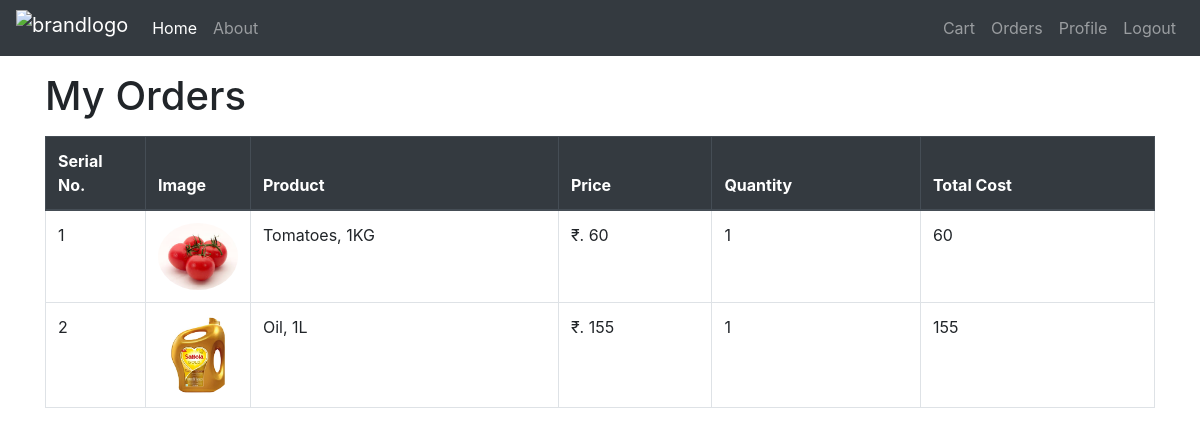
Page /orders/ (signed in) on the committed database.
### store/models/orders.py (models this page shows, shortened)
class Order(models.Model):
    product = models.ForeignKey(Product, on_delete=models.CASCADE)
    customer = models.ForeignKey(Customer, on_delete=models.CASCADE)
    quantity = models.IntegerField()
    price = models.IntegerField()
    date = models.DateField(default=datetime.today)
    address = models.TextField(default='')
    phone = models.CharField(max_length=15, default='')
    @staticmethod
    def getAllOrdersByID(id):
        return Order.objects.filter(customer= id)

### store/models/product.py (models this page shows, shortened)
class Product(models.Model):
    name = models.CharField(max_length=50)
    price = models.IntegerField(default=0)
    category = models.ForeignKey(Category, on_delete=models.CASCADE, default=1)
    description = models.CharField(max_length=200, default='')
    image = models.ImageField(upload_to='products')

### store/views.py (the view)
# urls.py: path('orders/', views.orderview, name='store-orders-view'),
def orderview(request):
    id = request.session.get('customer_id')
    all_orders = Order.getAllOrdersByID(id)
    data = {
        'allorders': all_orders,
    }
    return render(request, 'store/orders.html', data)

### store/templatetags/cart.py (called while the page is built)
@register.filter(name='order_row_cost')
def order_row_cost(num1, num2):
    return num1 * num2

@register.filter(name='currency_converter')
def currency_converter(cost):
    return "₹. "+str(cost)

### store/templates/store/orders.html
{% extends "store/base.html" %}
{% block content %}
{% load cart %}
    <div class="container">
        <h1 class="my-3">My Orders</h1>
        <table class="table table-bordered">
            <thead class="thead-dark">
                <tr>
                    <th style="width: 100px;">
                        Serial No.
                    </th>
                    <th style="width: 100px;">
                        Image
                    </th>
                    <th>
                        Product
                    </th>
                    <th>
                        Price
                    </th>
                    <th>
                        Quantity
                    </th>
                    <th>
                        Total Cost
                    </th>
                </tr>
            </thead>
            {% for ao in allorders %}
                <tr>
                    <td>{{ forloop.counter }}</td>
                    <td><img style="width: 80px;" class="rounded-circle" src="{{ ao.product.image.url }}" alt="product-image"></td>
                    <td>{{ ao.product.name }}</td>
                    <td>{{ ao.price|currency_converter }}</td>
                    <td>{{ ao.quantity }}</td>
                    <td>{{ ao.price|order_row_cost:ao.quantity }}</td>
                </tr>
            {% endfor %}
        </table>
    </div>
{% endblock %}

### store/templates/store/base.html (style rules this page uses)
body { -webkit-user-select: none; -moz-user-select: none; -ms-user-select: none; user-select: none; }

### rows in the picture
Order: product.image (picture), product.name "Tomatoes, 1KG", price "₹. 60", quantity "1", price|order_row_cost "60"
Order: product.image (picture), product.name "Oil, 1L", price "₹. 155", quantity "1", price|order_row_cost "155"
